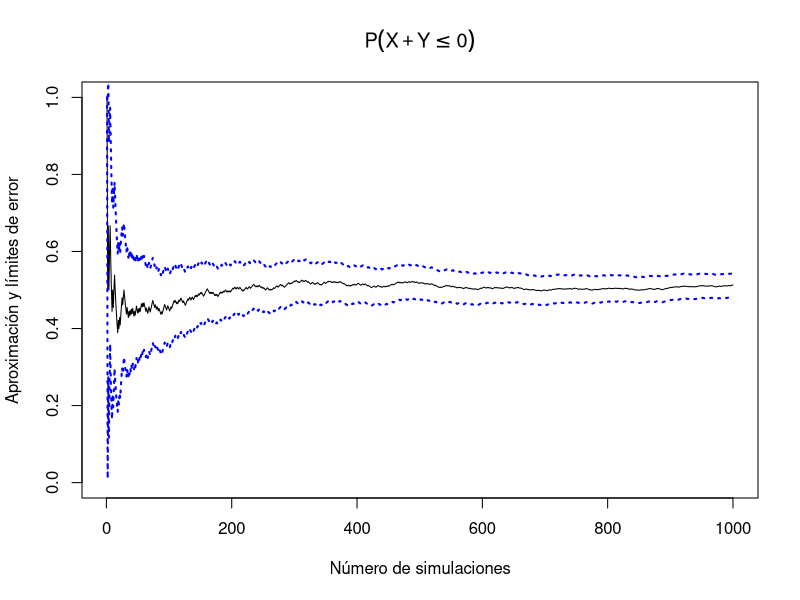
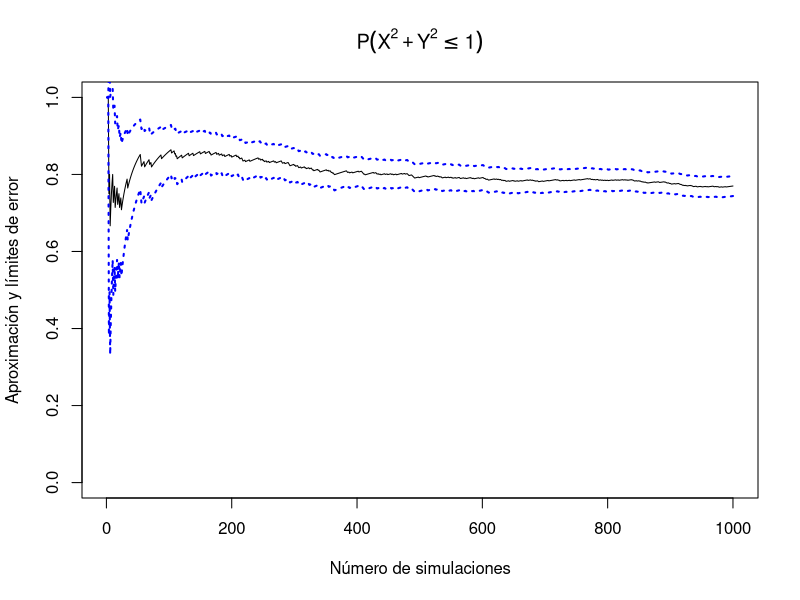
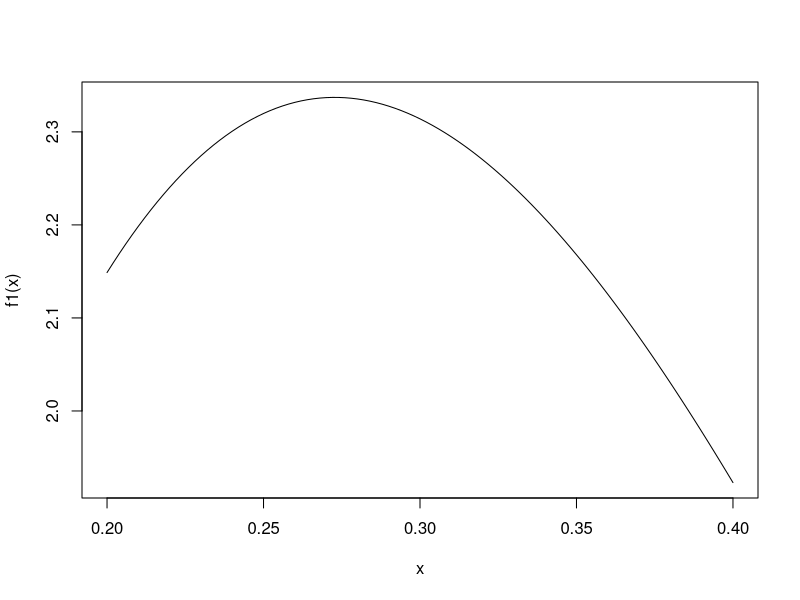
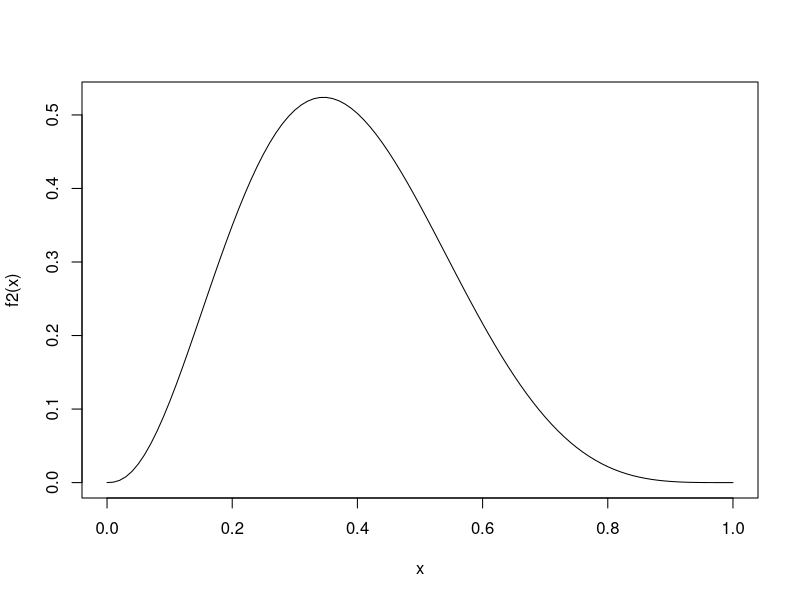
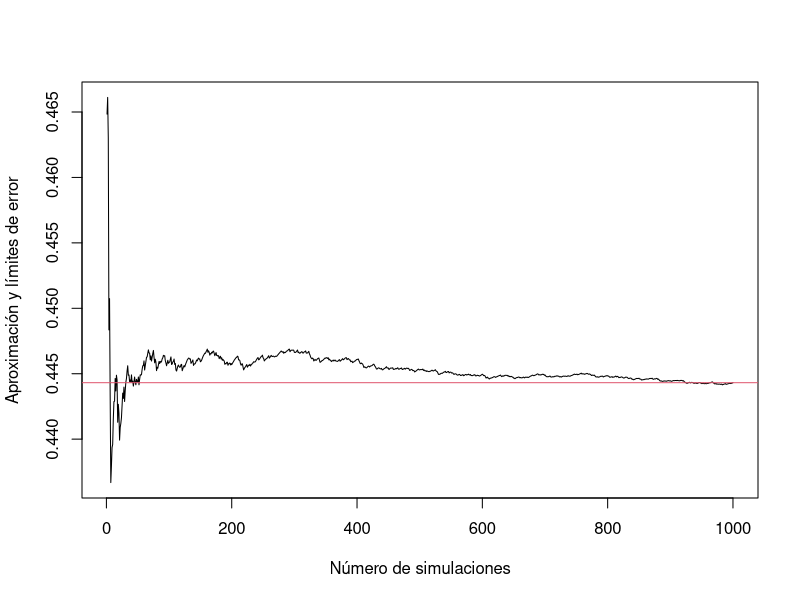
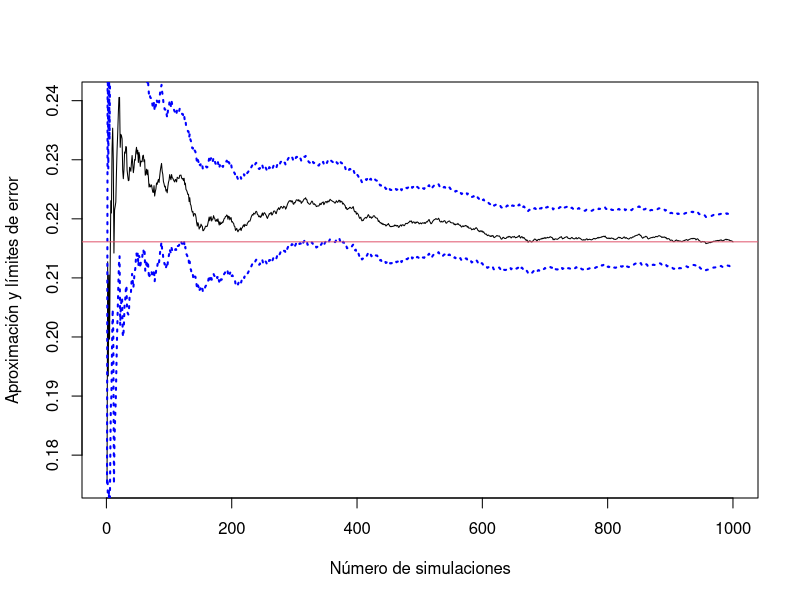
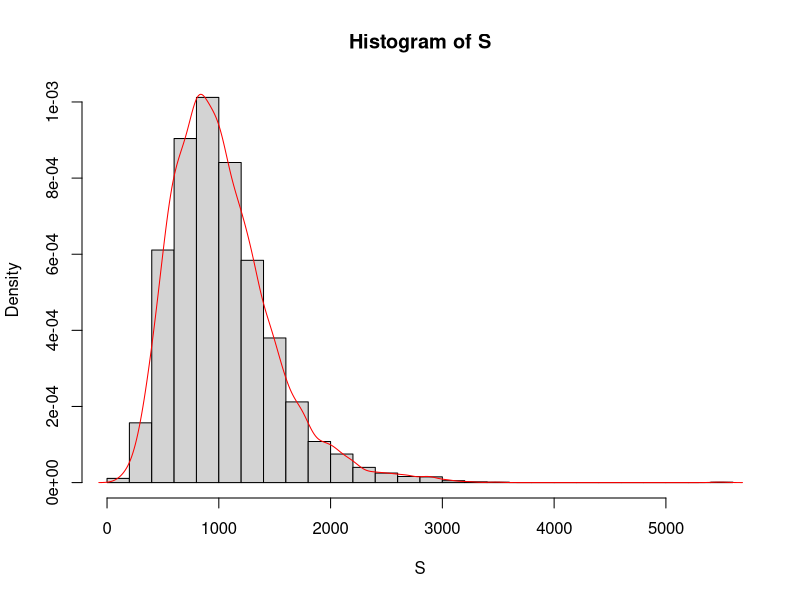

Reproduce these figures in R, in order.
## ---- chunk 1
# Lanzamos 1000 simulaciones
nsim<-1000
set.seed(1)
x<-runif(nsim,-1,1)
y<-runif(nsim,-1,1)

# Calculamos la aproximacion
suceso<-(x+y<=0)
mean(suceso)
## ---- chunk 2
# Error de estimación
sd(suceso)/sqrt(nsim)
## ---- chunk 3
estim<-cumsum(suceso)/(1:nsim)

# errores de estimación correspondientes
estim.err<-sqrt(cumsum((suceso-estim)^2))/(1:nsim)
plot(
    1:nsim,
    estim,
    type='l',
    ylab='Aproximación y límites de error',
    xlab='Número de simulaciones',
    main=expression(P(X+Y<=0)),
    ylim=c(0,1)
)
z<-qnorm(0.025,lower.tail = FALSE)
lines(estim - z*estim.err,col='blue',lwd=2,lty=3)
lines(estim + z*estim.err,col='blue',lwd=2,lty=3)
## ---- chunk 4
exact_value <- 1/2
abs_diff <- abs(exact_value - mean(suceso))
abs_diff

rel_diff <- abs_diff / exact_value * 100
rel_diff
## ---- chunk 5

# Lanzamos 1000 simulaciones
nsim <- 1000
set.seed(1)
x <- runif(nsim,-1,1)
y <- runif(nsim,-1,1)

# Calculamos la aproximacion
suceso <- (x^2+ y^2 <= 1)
approx_value <- mean(suceso)
approx_value
## ---- chunk 6
# Error de estimación
sd(suceso)/sqrt(nsim)
## ---- chunk 7
estim<-cumsum(suceso)/(1:nsim)

# errores de estimación correspondientes
estim.err<-sqrt(cumsum((suceso-estim)^2))/(1:nsim)
plot(
    1:nsim,
    estim,
    type='l',
    ylab='Aproximación y límites de error',
    xlab='Número de simulaciones',
    main=expression(P(X^2+Y^2<=1)),
    ylim=c(0,1)
)
z<-qnorm(0.025,lower.tail = FALSE)
lines(estim - z*estim.err,col='blue',lwd=2,lty=3)
lines(estim + z*estim.err,col='blue',lwd=2,lty=3)
## ---- chunk 8
exact_value <- pi / 4.0
abs_diff <- abs(exact_value - approx_value)
abs_diff

rel_diff <- abs_diff / exact_value * 100
rel_diff
## ---- chunk 9
# primera integral
f1<-function(x) dbeta(x,2.5,5)
curve(f1(x),0.2,0.4)

# segunda integral
f2<-function(x) sin(x)*exp(-x)*dbeta(x,2.5,5)
curve(f2(x),0,1)
## ---- chunk 10
# Establecemos las condiciones de la simulacion
set.seed(1)
nsim <- 1000

# Limites de la integral
lower <- 0.2
upper <- 0.4

# Funcion que vamos a integrar
f <- function(x) dbeta(x, 2.5, 5)

# Muestreo de una uniforme U(a, b)
x_values <- runif(nsim, lower, upper)

# Ahora calculo la aproximacion de la integral
approx_int <- (upper - lower) / nsim * sum(f(x_values))
approx_int
## ---- chunk 11
# Integral de montecarlo para una funcion `f` en un intervalo (`lower`, `upper`)
# Se usan `nsim` simulaciones para aproximar la integral
# Se muestra el grafico de convergencia cuando `should_plot == TRUE`
montecarlo_acotado <- function(f, nsim = 1000, lower = 0, upper = 1, should_plot = FALSE){

    # Realizamos el muestreo de valores y mapeo por la funcion
    x_values <- runif(nsim, lower, upper)
    fx <- sapply(x_values, f)

    # Aproximaciones para $n=1,...,nsim$
    estim <- ((upper - lower) / (1:nsim)) * cumsum(fx)

    # errores de estimación correspondientes
    estim.err <- sqrt(cumsum((fx-estim)^2))/(1:nsim)
    if(should_plot == TRUE) {
        plot(1:nsim,estim,type='l',ylab='Aproximación y límites de error',xlab='Número de simulaciones')
        z<-qnorm(0.025,lower.tail = FALSE)
        lines(estim - z*estim.err,col='blue',lwd=2,lty=3)
        lines(estim + z*estim.err,col='blue',lwd=2,lty=3)
        abline(h = approx_int,col=2)
    }

    # Aproximación final y su error
    estim[nsim]
    estim.err[nsim]

    # Devolvemos los datos
    return(list(aproximacion = estim[nsim], error = estim.err[nsim], secuencia = estim))
}


# Condiciones de la simulacion
nsim <- 1000
set.seed(1)

montecarlo_acotado(f, nsim = nsim, lower = lower, upper = upper, should_plot = TRUE)
## ---- chunk 12
# Establecemos las condiciones de la simulacion
set.seed(1)
nsim <- 1000

# Descomposicion de las funciones
# La funcion f no la ponemos, porque es de la que vamos a muestrear
c <- function(x) sin(x) * exp(-x)

# Muestreo aleatorio desde la distribucion dada por f
x_values <- rbeta(nsim, 2.5, 5)

# Aproximamos la integral, primero mapeando y luego ponderando
c_values <- c(x_values)
second_approx_int <- sum(c_values) / nsim
second_approx_int
## ---- chunk 13
# Condiciones de la simulacion
nsim <- 1000
set.seed(1)

# Descomposicion de las funciones
# La funcion f no la ponemos, porque es de la que vamos a muestrear
c <- function(x) sin(x) * exp(-x)

# Funcion para muestrear de la distribucion
# A dicha funcion se le pasa el numero de simulaciones que queremos tomar
# Nos apoyamos en la funcion `rbeta` de distribucion para generar la funcion
g <- function(n) rbeta(nsim, 2.5, 5)

# Integración de montecarlo en limites infinitos
# Se debe haber descompuesto la funcion a integrar convenientemente
# `g` debe ser una funcion `g(numero_simulaciones)` que de la distribucion de probabilidad
# `c` debe ser la funcion de ponderado
# Se muestra el grafico de convergencia cuando `should_plot == TRUE`
montecarlo_infinito <- function(g, c, should_plot = FALSE) {


    # Realizamos el muestreo de valores y mapeo por la funcion
    x_values <- g(nsim)
    fx <- sapply(x_values, c)

    # Aproximaciones para $n=1,...,nsim$
    estim <-  cumsum(fx) / (1:nsim)

    # errores de estimación correspondientes
    estim.err <- sqrt(cumsum((fx-estim)^2))/(1:nsim)

    # Mostramos la funcion cuando asi se indique
    if(should_plot == TRUE) {
        plot(1:nsim,estim,type='l',ylab='Aproximación y límites de error',xlab='Número de simulaciones')
        z<-qnorm(0.025,lower.tail = FALSE)
        lines(estim - z*estim.err,col='blue',lwd=2,lty=3)
        lines(estim + z*estim.err,col='blue',lwd=2,lty=3)
        abline(h = second_approx_int,col=2)
    }

    # Devolvemos los datos
    return(list(aproximacion = estim[nsim], error = estim.err[nsim], secuencia = estim))
}

montecarlo_infinito(g, c, should_plot = TRUE)
## ---- chunk 14
f1 <- function(x) dbeta(x,2.5,5)
real_int <- integrate(f1,0.2,0.4)
real_int
## ---- chunk 15
abs_err <- abs(real_int$value - approx_int)
abs_err

rel_err <- abs_err / real_int$value * 100
rel_err
## ---- chunk 16
f2 <- function(x) sin(x) * exp(-x) * dbeta(x, 2.5, 5)
real_int <- integrate(f2, -Inf, Inf)
real_int
## ---- chunk 17
abs_err <- abs(real_int$value - second_approx_int)
abs_err

rel_err <- abs_err / real_int$value * 100
rel_err
## ---- chunk 18
# Parámetros de la lognormal (X)
mu <- 3.5
sig <- 1.1

# A partir de ellos calculamos E[X] y V(X)
EX<- exp(mu+sig^2/2)
EX
VX<- EX^2*(exp(sig^2)-1)
VX

# Parámetro de la Poisson (N)
lam<- 17 # coincide con E[N] y V(N)

# Media de la Poisson compuesta
ES<-lam*EX
ES

# Varianza de la Poisson compuesta
VS<- lam*VX + lam*EX^2
VS
## ---- chunk 19
# Numero de simulaciones que vamos a tomar
nsim <- 5000

# Simulamos ahora nsim valores de S_N:
S <- double(nsim) # Para almacenar los valores simulados
set.seed(1)

for (i in 1:nsim) {
    n <- rpois(1, lam)
    if (n > 0) S[i] <- sum(rlnorm(n, mu, sig))
}

# El vector S contiene los valores simulados de S_N
# un histograma de S nos da una aproximación de la distribución
# Cambio el codigo dado en el guion de practicas porque me daba un error
hist(S, breaks = 20, prob = TRUE)

# Podemos superponer la densidad suavizada que calcula density()
lines(density(S), col = "red")
## ---- chunk 20
exper_mean <- mean(S)
exper_mean

exper_var <- var(S)
exper_var
## ---- chunk 21
abs_err <- abs(ES - exper_mean)
abs_err

rel_err <- abs_err / ES * 100
rel_err
## ---- chunk 22
abs_err <- abs(VS - exper_var)
abs_err

rel_err <- abs_err / VS * 100
rel_err
## ---- chunk 23
value_at_risk <- quantile(S, 0.995)
value_at_risk
## ---- chunk 24
# aproximación por una Normal con media ES y varianza VS
qnorm(0.995, mean=ES, sd=sqrt(VS))
